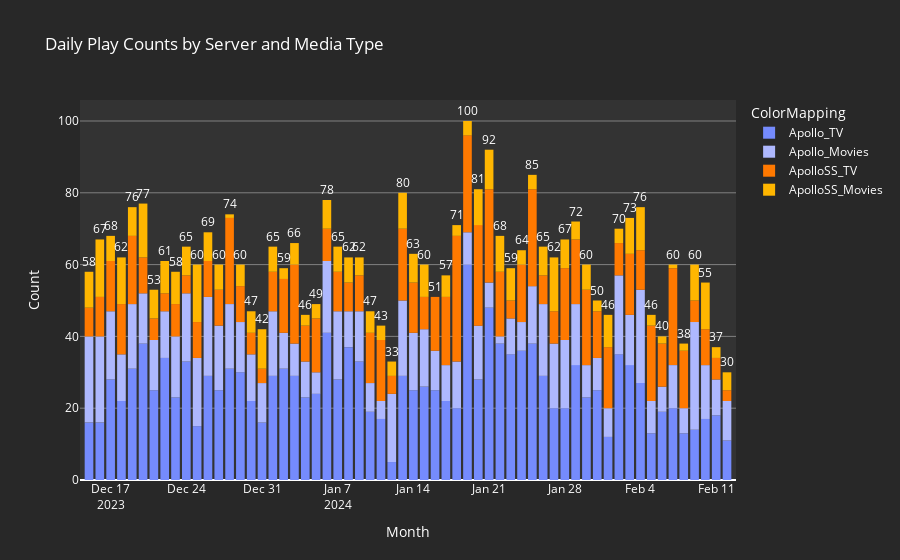

Here is the notebook cell this chart was saved with:
### Code cell
#input variables defined from widget
apikey_serverA = apikey_serverA_w.value
apikey_serverB = apikey_serverB_w.value
servA_ip = servA_ip_w.value
servB_ip = servB_ip_w.value
server_A_name = server_A_name_w.value
server_B_name = server_B_name_w.value

#-------------alternative way to define variables--------------------------------
#apikey_serverA = 'xxxx' #tatuilli API Key
#apikey_serverB = 'xxxx'
#servA_ip = '192.168.1.xxx:8185' #tatuilli Server IP Address
#servB_ip = '192.168.1.xxx:8195'
#server_A_name = 'serverA' #create a name for each server
#server_B_name = 'ServerB'

#Get DAILY data from Tautulli
day_response_a = requests.get(f'http://{servA_ip}/api/v2?apikey={apikey_serverA}&cmd=get_plays_by_date&time_range=60')
#print(day_response_a.status_code)
day_response_b = requests.get(f'http://{servB_ip}/api/v2?apikey={apikey_serverB}&cmd=get_plays_by_date&time_range=60')
#print(day_response_b.status_code)

day_data_a = day_response_a.json()
day_data_b = day_response_b.json()

# Extract relevant information
categories = day_data_a['response']['data']['categories']
series = day_data_a['response']['data']['series']

# Create Dataframe for server A
data_list = []
for s in series:
    category_name = s['name']
    data_values = s['data']
    data_dict = {'Server': server_A_name, 'Category': category_name, **dict(zip(categories, data_values))}
    data_list.append(data_dict)

# Create DataFrame
df_a = pd.DataFrame(data_list)

# Extract relevant informationÍÍ
categories = day_data_b['response']['data']['categories']
series = day_data_b['response']['data']['series']

# Create Dataframe for server B
data_list = []
for s in series:
    category_name = s['name']
    data_values = s['data']
    data_dict = {'Server': server_B_name, 'Category': category_name, **dict(zip(categories, data_values))}
    data_list.append(data_dict)

# Create DataFrame
df_b = pd.DataFrame(data_list)

df_combinded = pd.concat([df_a, df_b], ignore_index=True)


# Melt the DataFrame to have a column for each month
df_daily_melted = pd.melt(df_combinded, id_vars=['Server', 'Category'], var_name='Month', value_name='Count')
#remove Music Category
df_daily_melted = df_daily_melted[df_daily_melted['Category'] != 'Music']


#---------------Bar Chart Code-------------------------
custom_colors = {
                 f'{server_A_name}_TV': '#758bfd', # Specify custom colors for each server and media type
                 f'{server_A_name}_Movies': '#aeb8fe',
                 f'{server_B_name}_TV': '#ff7900',
                 f'{server_B_name}_Movies': '#ffb600'
                }  

# Create a new column combining Server and Category for color mapping
df_daily_melted['ColorMapping'] = df_daily_melted['Server'] + '_' + df_daily_melted['Category']

fig_stacked_bar = px.bar(df_daily_melted, x='Month', y='Count', color='ColorMapping',
                         color_discrete_map=custom_colors,
                         title='Stacked Bar Chart with Server and Category Coloring')

# Remove the outline around the bars
fig_stacked_bar.update_traces(marker_line_color='rgba(0,0,0,0)')  # Fully transparent outline

# Calculate the total count for each category and server combination
total_counts = df_daily_melted.groupby(['Month'])['Count'].sum().reset_index()

# Add annotations for total count at the top outside of each bar
annotations = [dict(x=row['Month'], 
                    y=row['Count'],
                    text=row['Count'],
                    showarrow=False,
                    xanchor='center',
                    yanchor='bottom',
                    font=dict(color='white')
                   ) for i, row in total_counts.iterrows()]
fig_stacked_bar.update_layout(annotations=annotations)


# Customize the layout, including the background color
fig_stacked_bar.update_layout(
    plot_bgcolor='#333333',  # Set the background color
    paper_bgcolor='#282828',  # Set the paper color
    title={'text': 'Daily Play Counts by Server and Media Type', 'font': {'color': 'white'}},  # Set title text and color
    xaxis=dict(tickfont=dict(color='white'), title=dict(font=dict(color='white'))),  # Set x-axis tick label and title text color
    yaxis=dict(tickfont=dict(color='white'), title=dict(font=dict(color='white')), gridcolor='grey'),  # Set y-axis tick label, title text color, and gridline color
    legend=dict(font=dict(color='white')),
    height=600
    
)

# Display the plot
fig_stacked_bar.show()

### Figure 1 — Plotly figure (JSON) as saved in the notebook; plotly's stock layout.template omitted (floating-point values rounded to 4 significant figures)
{"data": [{"alignmentgroup": "True", "hovertemplate": "ColorMapping=Apollo_TV<br>Month=%{x}<br>Count=%{y}<extra></extra>", "legendgroup": "Apollo_TV", "marker": {"color": "#758bfd", "line": {"color": "rgba(0, 0, 0, 0)"}, "pattern": {"shape": ""}}, "name": "Apollo_TV", "offsetgroup": "Apollo_TV", "orientation": "v", "showlegend": true, "textposition": "auto", "type": "bar", "x": ["2023-12-15", "2023-12-16", "2023-12-17", "2023-12-18", "2023-12-19", "2023-12-20", "2023-12-21", "2023-12-22", "2023-12-23", "2023-12-24", "2023-12-25", "2023-12-26", "2023-12-27", "2023-12-28", "2023-12-29", "2023-12-30", "2023-12-31", "2024-01-01", "2024-01-02", "2024-01-03", "2024-01-04", "2024-01-05", "2024-01-06", "2024-01-07", "2024-01-08", "2024-01-09", "2024-01-10", "2024-01-11", "2024-01-12", "2024-01-13", "2024-01-14", "2024-01-15", "2024-01-16", "2024-01-17", "2024-01-18", "2024-01-19", "2024-01-20", "2024-01-21", "2024-01-22", "2024-01-23", "2024-01-24", "2024-01-25", "2024-01-26", "2024-01-27", "2024-01-28", "2024-01-29", "2024-01-30", "2024-01-31", "2024-02-01", "2024-02-02", "2024-02-03", "2024-02-04", "2024-02-05", "2024-02-06", "2024-02-07", "2024-02-08", "2024-02-09", "2024-02-10", "2024-02-11", "2024-02-12"], "xaxis": "x", "y": [16, 16, 28, 22, 31, 38, 25, 34, 23, 33, 15, 29, 25, 31, 30, 22, 16, 29, 31, 29, 23, 24, 41, 28, 37, 33, 19, 17, 5, 29, 25, 26, 25, 22, 20, 60, 28, 48, 38, 35, 36, 38, 29, 20, 20, 32, 23, 25, 12, 35, 32, 27, 13, 19, 20, 13, 14, 17, 18, 11], "yaxis": "y"}, {"alignmentgroup": "True", "hovertemplate": "ColorMapping=Apollo_Movies<br>Month=%{x}<br>Count=%{y}<extra></extra>", "legendgroup": "Apollo_Movies", "marker": {"color": "#aeb8fe", "line": {"color": "rgba(0, 0, 0, 0)"}, "pattern": {"shape": ""}}, "name": "Apollo_Movies", "offsetgroup": "Apollo_Movies", "orientation": "v", "showlegend": true, "textposition": "auto", "type": "bar", "x": ["2023-12-15", "2023-12-16", "2023-12-17", "2023-12-18", "2023-12-19", "2023-12-20", "2023-12-21", "2023-12-22", "2023-12-23", "2023-12-24", "2023-12-25", "2023-12-26", "2023-12-27", "2023-12-28", "2023-12-29", "2023-12-30", "2023-12-31", "2024-01-01", "2024-01-02", "2024-01-03", "2024-01-04", "2024-01-05", "2024-01-06", "2024-01-07", "2024-01-08", "2024-01-09", "2024-01-10", "2024-01-11", "2024-01-12", "2024-01-13", "2024-01-14", "2024-01-15", "2024-01-16", "2024-01-17", "2024-01-18", "2024-01-19", "2024-01-20", "2024-01-21", "2024-01-22", "2024-01-23", "2024-01-24", "2024-01-25", "2024-01-26", "2024-01-27", "2024-01-28", "2024-01-29", "2024-01-30", "2024-01-31", "2024-02-01", "2024-02-02", "2024-02-03", "2024-02-04", "2024-02-05", "2024-02-06", "2024-02-07", "2024-02-08", "2024-02-09", "2024-02-10", "2024-02-11", "2024-02-12"], "xaxis": "x", "y": [24, 24, 19, 13, 18, 14, 14, 13, 17, 19, 19, 22, 18, 18, 14, 13, 11, 18, 10, 9, 10, 6, 20, 19, 10, 14, 8, 5, 19, 21, 16, 16, 11, 10, 13, 9, 15, 7, 2, 10, 8, 16, 20, 18, 19, 17, 9, 9, 8, 22, 14, 26, 9, 7, 12, 7, 30, 15, 10, 11], "yaxis": "y"}, {"alignmentgroup": "True", "hovertemplate": "ColorMapping=ApolloSS_TV<br>Month=%{x}<br>Count=%{y}<extra></extra>", "legendgroup": "ApolloSS_TV", "marker": {"color": "#ff7900", "line": {"color": "rgba(0, 0, 0, 0)"}, "pattern": {"shape": ""}}, "name": "ApolloSS_TV", "offsetgroup": "ApolloSS_TV", "orientation": "v", "showlegend": true, "textposition": "auto", "type": "bar", "x": ["2023-12-15", "2023-12-16", "2023-12-17", "2023-12-18", "2023-12-19", "2023-12-20", "2023-12-21", "2023-12-22", "2023-12-23", "2023-12-24", "2023-12-25", "2023-12-26", "2023-12-27", "2023-12-28", "2023-12-29", "2023-12-30", "2023-12-31", "2024-01-01", "2024-01-02", "2024-01-03", "2024-01-04", "2024-01-05", "2024-01-06", "2024-01-07", "2024-01-08", "2024-01-09", "2024-01-10", "2024-01-11", "2024-01-12", "2024-01-13", "2024-01-14", "2024-01-15", "2024-01-16", "2024-01-17", "2024-01-18", "2024-01-19", "2024-01-20", "2024-01-21", "2024-01-22", "2024-01-23", "2024-01-24", "2024-01-25", "2024-01-26", "2024-01-27", "2024-01-28", "2024-01-29", "2024-01-30", "2024-01-31", "2024-02-01", "2024-02-02", "2024-02-03", "2024-02-04", "2024-02-05", "2024-02-06", "2024-02-07", "2024-02-08", "2024-02-09", "2024-02-10", "2024-02-11", "2024-02-12"], "xaxis": "x", "y": [8, 11, 14, 14, 19, 10, 6, 5, 9, 5, 10, 10, 10, 24, 10, 6, 4, 11, 15, 22, 10, 15, 9, 11, 8, 10, 14, 17, 5, 20, 14, 9, 15, 19, 35, 27, 28, 26, 18, 5, 16, 27, 8, 9, 20, 18, 21, 13, 17, 9, 17, 11, 21, 12, 27, 16, 6, 10, 6, 3], "yaxis": "y"}, {"alignmentgroup": "True", "hovertemplate": "ColorMapping=ApolloSS_Movies<br>Month=%{x}<br>Count=%{y}<extra></extra>", "legendgroup": "ApolloSS_Movies", "marker": {"color": "#ffb600", "line": {"color": "rgba(0, 0, 0, 0)"}, "pattern": {"shape": ""}}, "name": "ApolloSS_Movies", "offsetgroup": "ApolloSS_Movies", "orientation": "v", "showlegend": true, "textposition": "auto", "type": "bar", "x": ["2023-12-15", "2023-12-16", "2023-12-17", "2023-12-18", "2023-12-19", "2023-12-20", "2023-12-21", "2023-12-22", "2023-12-23", "2023-12-24", "2023-12-25", "2023-12-26", "2023-12-27", "2023-12-28", "2023-12-29", "2023-12-30", "2023-12-31", "2024-01-01", "2024-01-02", "2024-01-03", "2024-01-04", "2024-01-05", "2024-01-06", "2024-01-07", "2024-01-08", "2024-01-09", "2024-01-10", "2024-01-11", "2024-01-12", "2024-01-13", "2024-01-14", "2024-01-15", "2024-01-16", "2024-01-17", "2024-01-18", "2024-01-19", "2024-01-20", "2024-01-21", "2024-01-22", "2024-01-23", "2024-01-24", "2024-01-25", "2024-01-26", "2024-01-27", "2024-01-28", "2024-01-29", "2024-01-30", "2024-01-31", "2024-02-01", "2024-02-02", "2024-02-03", "2024-02-04", "2024-02-05", "2024-02-06", "2024-02-07", "2024-02-08", "2024-02-09", "2024-02-10", "2024-02-11", "2024-02-12"], "xaxis": "x", "y": [10, 16, 7, 13, 8, 15, 8, 9, 9, 8, 16, 8, 7, 1, 6, 6, 11, 7, 3, 6, 3, 4, 8, 7, 7, 5, 6, 4, 4, 10, 8, 9, 0, 6, 3, 4, 10, 11, 10, 9, 4, 4, 8, 15, 8, 5, 7, 3, 9, 4, 10, 12, 3, 2, 1, 2, 10, 13, 3, 5], "yaxis": "y"}], "layout": {"annotations": [{"font": {"color": "white"}, "showarrow": false, "text": "58", "x": "2023-12-15", "xanchor": "center", "y": 58, "yanchor": "bottom"}, {"font": {"color": "white"}, "showarrow": false, "text": "67", "x": "2023-12-16", "xanchor": "center", "y": 67, "yanchor": "bottom"}, {"font": {"color": "white"}, "showarrow": false, "text": "68", "x": "2023-12-17", "xanchor": "center", "y": 68, "yanchor": "bottom"}, {"font": {"color": "white"}, "showarrow": false, "text": "62", "x": "2023-12-18", "xanchor": "center", "y": 62, "yanchor": "bottom"}, {"font": {"color": "white"}, "showarrow": false, "text": "76", "x": "2023-12-19", "xanchor": "center", "y": 76, "yanchor": "bottom"}, {"font": {"color": "white"}, "showarrow": false, "text": "77", "x": "2023-12-20", "xanchor": "center", "y": 77, "yanchor": "bottom"}, {"font": {"color": "white"}, "showarrow": false, "text": "53", "x": "2023-12-21", "xanchor": "center", "y": 53, "yanchor": "bottom"}, {"font": {"color": "white"}, "showarrow": false, "text": "61", "x": "2023-12-22", "xanchor": "center", "y": 61, "yanchor": "bottom"}, {"font": {"color": "white"}, "showarrow": false, "text": "58", "x": "2023-12-23", "xanchor": "center", "y": 58, "yanchor": "bottom"}, {"font": {"color": "white"}, "showarrow": false, "text": "65", "x": "2023-12-24", "xanchor": "center", "y": 65, "yanchor": "bottom"}, {"font": {"color": "white"}, "showarrow": false, "text": "60", "x": "2023-12-25", "xanchor": "center", "y": 60, "yanchor": "bottom"}, {"font": {"color": "white"}, "showarrow": false, "text": "69", "x": "2023-12-26", "xanchor": "center", "y": 69, "yanchor": "bottom"}, {"font": {"color": "white"}, "showarrow": false, "text": "60", "x": "2023-12-27", "xanchor": "center", "y": 60, "yanchor": "bottom"}, {"font": {"color": "white"}, "showarrow": false, "text": "74", "x": "2023-12-28", "xanchor": "center", "y": 74, "yanchor": "bottom"}, {"font": {"color": "white"}, "showarrow": false, "text": "60", "x": "2023-12-29", "xanchor": "center", "y": 60, "yanchor": "bottom"}, {"font": {"color": "white"}, "showarrow": false, "text": "47", "x": "2023-12-30", "xanchor": "center", "y": 47, "yanchor": "bottom"}, {"font": {"color": "white"}, "showarrow": false, "text": "42", "x": "2023-12-31", "xanchor": "center", "y": 42, "yanchor": "bottom"}, {"font": {"color": "white"}, "showarrow": false, "text": "65", "x": "2024-01-01", "xanchor": "center", "y": 65, "yanchor": "bottom"}, {"font": {"color": "white"}, "showarrow": false, "text": "59", "x": "2024-01-02", "xanchor": "center", "y": 59, "yanchor": "bottom"}, {"font": {"color": "white"}, "showarrow": false, "text": "66", "x": "2024-01-03", "xanchor": "center", "y": 66, "yanchor": "bottom"}, {"font": {"color": "white"}, "showarrow": false, "text": "46", "x": "2024-01-04", "xanchor": "center", "y": 46, "yanchor": "bottom"}, {"font": {"color": "white"}, "showarrow": false, "text": "49", "x": "2024-01-05", "xanchor": "center", "y": 49, "yanchor": "bottom"}, {"font": {"color": "white"}, "showarrow": false, "text": "78", "x": "2024-01-06", "xanchor": "center", "y": 78, "yanchor": "bottom"}, {"font": {"color": "white"}, "showarrow": false, "text": "65", "x": "2024-01-07", "xanchor": "center", "y": 65, "yanchor": "bottom"}, {"font": {"color": "white"}, "showarrow": false, "text": "62", "x": "2024-01-08", "xanchor": "center", "y": 62, "yanchor": "bottom"}, {"font": {"color": "white"}, "showarrow": false, "text": "62", "x": "2024-01-09", "xanchor": "center", "y": 62, "yanchor": "bottom"}, {"font": {"color": "white"}, "showarrow": false, "text": "47", "x": "2024-01-10", "xanchor": "center", "y": 47, "yanchor": "bottom"}, {"font": {"color": "white"}, "showarrow": false, "text": "43", "x": "2024-01-11", "xanchor": "center", "y": 43, "yanchor": "bottom"}, {"font": {"color": "white"}, "showarrow": false, "text": "33", "x": "2024-01-12", "xanchor": "center", "y": 33, "yanchor": "bottom"}, {"font": {"color": "white"}, "showarrow": false, "text": "80", "x": "2024-01-13", "xanchor": "center", "y": 80, "yanchor": "bottom"}, {"font": {"color": "white"}, "showarrow": false, "text": "63", "x": "2024-01-14", "xanchor": "center", "y": 63, "yanchor": "bottom"}, {"font": {"color": "white"}, "showarrow": false, "text": "60", "x": "2024-01-15", "xanchor": "center", "y": 60, "yanchor": "bottom"}, {"font": {"color": "white"}, "showarrow": false, "text": "51", "x": "2024-01-16", "xanchor": "center", "y": 51, "yanchor": "bottom"}, {"font": {"color": "white"}, "showarrow": false, "text": "57", "x": "2024-01-17", "xanchor": "center", "y": 57, "yanchor": "bottom"}, {"font": {"color": "white"}, "showarrow": false, "text": "71", "x": "2024-01-18", "xanchor": "center", "y": 71, "yanchor": "bottom"}, {"font": {"color": "white"}, "showarrow": false, "text": "100", "x": "2024-01-19", "xanchor": "center", "y": 100, "yanchor": "bottom"}, {"font": {"color": "white"}, "showarrow": false, "text": "81", "x": "2024-01-20", "xanchor": "center", "y": 81, "yanchor": "bottom"}, {"font": {"color": "white"}, "showarrow": false, "text": "92", "x": "2024-01-21", "xanchor": "center", "y": 92, "yanchor": "bottom"}, {"font": {"color": "white"}, "showarrow": false, "text": "68", "x": "2024-01-22", "xanchor": "center", "y": 68, "yanchor": "bottom"}, {"font": {"color": "white"}, "showarrow": false, "text": "59", "x": "2024-01-23", "xanchor": "center", "y": 59, "yanchor": "bottom"}, {"font": {"color": "white"}, "showarrow": false, "text": "64", "x": "2024-01-24", "xanchor": "center", "y": 64, "yanchor": "bottom"}, {"font": {"color": "white"}, "showarrow": false, "text": "85", "x": "2024-01-25", "xanchor": "center", "y": 85, "yanchor": "bottom"}, {"font": {"color": "white"}, "showarrow": false, "text": "65", "x": "2024-01-26", "xanchor": "center", "y": 65, "yanchor": "bottom"}, {"font": {"color": "white"}, "showarrow": false, "text": "62", "x": "2024-01-27", "xanchor": "center", "y": 62, "yanchor": "bottom"}, {"font": {"color": "white"}, "showarrow": false, "text": "67", "x": "2024-01-28", "xanchor": "center", "y": 67, "yanchor": "bottom"}, {"font": {"color": "white"}, "showarrow": false, "text": "72", "x": "2024-01-29", "xanchor": "center", "y": 72, "yanchor": "bottom"}, {"font": {"color": "white"}, "showarrow": false, "text": "60", "x": "2024-01-30", "xanchor": "center", "y": 60, "yanchor": "bottom"}, {"font": {"color": "white"}, "showarrow": false, "text": "50", "x": "2024-01-31", "xanchor": "center", "y": 50, "yanchor": "bottom"}, {"font": {"color": "white"}, "showarrow": false, "text": "46", "x": "2024-02-01", "xanchor": "center", "y": 46, "yanchor": "bottom"}, {"font": {"color": "white"}, "showarrow": false, "text": "70", "x": "2024-02-02", "xanchor": "center", "y": 70, "yanchor": "bottom"}, {"font": {"color": "white"}, "showarrow": false, "text": "73", "x": "2024-02-03", "xanchor": "center", "y": 73, "yanchor": "bottom"}, {"font": {"color": "white"}, "showarrow": false, "text": "76", "x": "2024-02-04", "xanchor": "center", "y": 76, "yanchor": "bottom"}, {"font": {"color": "white"}, "showarrow": false, "text": "46", "x": "2024-02-05", "xanchor": "center", "y": 46, "yanchor": "bottom"}, {"font": {"color": "white"}, "showarrow": false, "text": "40", "x": "2024-02-06", "xanchor": "center", "y": 40, "yanchor": "bottom"}, {"font": {"color": "white"}, "showarrow": false, "text": "60", "x": "2024-02-07", "xanchor": "center", "y": 60, "yanchor": "bottom"}, {"font": {"color": "white"}, "showarrow": false, "text": "38", "x": "2024-02-08", "xanchor": "center", "y": 38, "yanchor": "bottom"}, {"font": {"color": "white"}, "showarrow": false, "text": "60", "x": "2024-02-09", "xanchor": "center", "y": 60, "yanchor": "bottom"}, {"font": {"color": "white"}, "showarrow": false, "text": "55", "x": "2024-02-10", "xanchor": "center", "y": 55, "yanchor": "bottom"}, {"font": {"color": "white"}, "showarrow": false, "text": "37", "x": "2024-02-11", "xanchor": "center", "y": 37, "yanchor": "bottom"}, {"font": {"color": "white"}, "showarrow": false, "text": "30", "x": "2024-02-12", "xanchor": "center", "y": 30, "yanchor": "bottom"}], "autosize": true, "barmode": "relative", "legend": {"font": {"color": "white"}, "title": {"text": "ColorMapping"}, "tracegroupgap": 0}, "paper_bgcolor": "#282828", "plot_bgcolor": "#333333", "title": {"font": {"color": "white"}, "text": "Daily Play Counts by Server and Media Type"}, "xaxis": {"anchor": "y", "autorange": true, "domain": [0, 1], "range": ["2023-12-14 08:19:18.042", "2024-02-12 15:40:41.958"], "tickfont": {"color": "white"}, "title": {"font": {"color": "white"}, "text": "Month"}, "type": "date"}, "yaxis": {"anchor": "x", "autorange": true, "domain": [0, 1], "gridcolor": "grey", "range": [0, 105.3], "tickfont": {"color": "white"}, "title": {"font": {"color": "white"}, "text": "Count"}, "type": "linear"}}}
